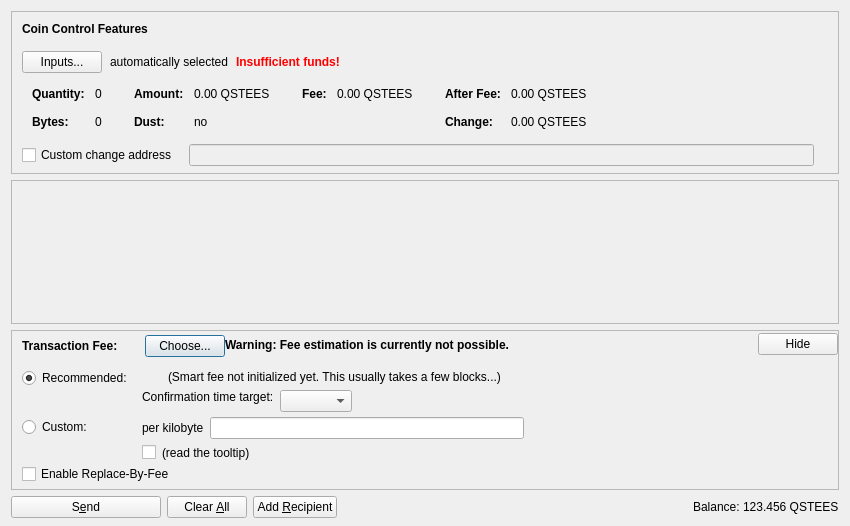
<?xml version="1.0" encoding="UTF-8"?>
<ui version="4.0">
 <class>DepositCoinsDialog</class>
 <widget class="QDialog" name="DepositCoinsDialog">
  <property name="geometry">
   <rect>
    <x>0</x>
    <y>0</y>
    <width>850</width>
    <height>526</height>
   </rect>
  </property>
  <property name="windowTitle">
   <string>Deposit Coins</string>
  </property>
  <layout class="QVBoxLayout" name="verticalLayout" stretch="0,1,0,0">
   <property name="bottomMargin">
    <number>8</number>
   </property>
   <item>
    <widget class="QFrame" name="frameCoinControl">
     <property name="sizePolicy">
      <sizepolicy hsizetype="Expanding" vsizetype="Expanding">
       <horstretch>0</horstretch>
       <verstretch>0</verstretch>
      </sizepolicy>
     </property>
     <property name="maximumSize">
      <size>
       <width>16777215</width>
       <height>16777215</height>
      </size>
     </property>
     <property name="frameShape">
      <enum>QFrame::StyledPanel</enum>
     </property>
     <property name="frameShadow">
      <enum>QFrame::Sunken</enum>
     </property>
     <layout class="QVBoxLayout" name="verticalLayoutCoinControl2">
      <property name="spacing">
       <number>0</number>
      </property>
      <property name="leftMargin">
       <number>0</number>
      </property>
      <property name="topMargin">
       <number>0</number>
      </property>
      <property name="rightMargin">
       <number>0</number>
      </property>
      <property name="bottomMargin">
       <number>6</number>
      </property>
      <item>
       <layout class="QVBoxLayout" name="verticalLayoutCoinControl" stretch="0,0,0,0,1">
        <property name="spacing">
         <number>0</number>
        </property>
        <property name="leftMargin">
         <number>10</number>
        </property>
        <property name="topMargin">
         <number>10</number>
        </property>
        <item>
         <layout class="QHBoxLayout" name="horizontalLayoutCoinControl1">
          <property name="bottomMargin">
           <number>15</number>
          </property>
          <item>
           <widget class="QLabel" name="labelCoinControlFeatures">
            <property name="sizePolicy">
             <sizepolicy hsizetype="Preferred" vsizetype="Maximum">
              <horstretch>0</horstretch>
              <verstretch>0</verstretch>
             </sizepolicy>
            </property>
            <property name="font">
             <font>
              <weight>75</weight>
              <bold>true</bold>
             </font>
            </property>
            <property name="styleSheet">
             <string notr="true">font-weight:bold;</string>
            </property>
            <property name="text">
             <string>Coin Control Features</string>
            </property>
           </widget>
          </item>
         </layout>
        </item>
        <item>
         <layout class="QHBoxLayout" name="horizontalLayoutCoinControl2" stretch="0,0,0,0">
          <property name="spacing">
           <number>8</number>
          </property>
          <property name="bottomMargin">
           <number>10</number>
          </property>
          <item>
           <widget class="QPushButton" name="pushButtonCoinControl">
            <property name="styleSheet">
             <string notr="true"/>
            </property>
            <property name="text">
             <string>Inputs...</string>
            </property>
            <property name="autoDefault">
             <bool>false</bool>
            </property>
           </widget>
          </item>
          <item>
           <widget class="QLabel" name="labelCoinControlAutomaticallySelected">
            <property name="text">
             <string>automatically selected</string>
            </property>
            <property name="margin">
             <number>5</number>
            </property>
           </widget>
          </item>
          <item>
           <widget class="QLabel" name="labelCoinControlInsuffFunds">
            <property name="font">
             <font>
              <weight>75</weight>
              <bold>true</bold>
             </font>
            </property>
            <property name="styleSheet">
             <string notr="true">color:red;font-weight:bold;</string>
            </property>
            <property name="text">
             <string>Insufficient funds!</string>
            </property>
            <property name="margin">
             <number>5</number>
            </property>
           </widget>
          </item>
          <item>
           <spacer name="horizontalSpacerCoinControl">
            <property name="orientation">
             <enum>Qt::Horizontal</enum>
            </property>
            <property name="sizeHint" stdset="0">
             <size>
              <width>40</width>
              <height>1</height>
             </size>
            </property>
           </spacer>
          </item>
         </layout>
        </item>
        <item>
         <widget class="QWidget" name="widgetCoinControl" native="true">
          <property name="sizePolicy">
           <sizepolicy hsizetype="Preferred" vsizetype="Preferred">
            <horstretch>0</horstretch>
            <verstretch>0</verstretch>
           </sizepolicy>
          </property>
          <property name="minimumSize">
           <size>
            <width>0</width>
            <height>0</height>
           </size>
          </property>
          <property name="styleSheet">
           <string notr="true"/>
          </property>
          <layout class="QHBoxLayout" name="horizontalLayoutCoinControl5">
           <property name="leftMargin">
            <number>0</number>
           </property>
           <property name="topMargin">
            <number>0</number>
           </property>
           <property name="rightMargin">
            <number>0</number>
           </property>
           <property name="bottomMargin">
            <number>0</number>
           </property>
           <item>
            <layout class="QHBoxLayout" name="horizontalLayoutCoinControl3" stretch="0,0,0,1">
             <property name="spacing">
              <number>20</number>
             </property>
             <property name="topMargin">
              <number>0</number>
             </property>
             <property name="bottomMargin">
              <number>10</number>
             </property>
             <item>
              <layout class="QFormLayout" name="formLayoutCoinControl1">
               <property name="horizontalSpacing">
                <number>10</number>
               </property>
               <property name="verticalSpacing">
                <number>14</number>
               </property>
               <property name="leftMargin">
                <number>10</number>
               </property>
               <property name="topMargin">
                <number>4</number>
               </property>
               <property name="rightMargin">
                <number>6</number>
               </property>
               <item row="0" column="0">
                <widget class="QLabel" name="labelCoinControlQuantityText">
                 <property name="font">
                  <font>
                   <weight>75</weight>
                   <bold>true</bold>
                  </font>
                 </property>
                 <property name="text">
                  <string>Quantity:</string>
                 </property>
                 <property name="margin">
                  <number>0</number>
                 </property>
                </widget>
               </item>
               <item row="0" column="1">
                <widget class="QLabel" name="labelCoinControlQuantity">
                 <property name="cursor">
                  <cursorShape>IBeamCursor</cursorShape>
                 </property>
                 <property name="contextMenuPolicy">
                  <enum>Qt::ActionsContextMenu</enum>
                 </property>
                 <property name="text">
                  <string notr="true">0</string>
                 </property>
                 <property name="margin">
                  <number>0</number>
                 </property>
                 <property name="textInteractionFlags">
                  <set>Qt::LinksAccessibleByMouse|Qt::TextSelectableByKeyboard|Qt::TextSelectableByMouse</set>
                 </property>
                </widget>
               </item>
               <item row="1" column="0">
                <widget class="QLabel" name="labelCoinControlBytesText">
                 <property name="font">
                  <font>
                   <weight>75</weight>
                   <bold>true</bold>
                  </font>
                 </property>
                 <property name="text">
                  <string>Bytes:</string>
                 </property>
                </widget>
               </item>
               <item row="1" column="1">
                <widget class="QLabel" name="labelCoinControlBytes">
                 <property name="cursor">
                  <cursorShape>IBeamCursor</cursorShape>
                 </property>
                 <property name="contextMenuPolicy">
                  <enum>Qt::ActionsContextMenu</enum>
                 </property>
                 <property name="text">
                  <string notr="true">0</string>
                 </property>
                 <property name="textInteractionFlags">
                  <set>Qt::LinksAccessibleByMouse|Qt::TextSelectableByKeyboard|Qt::TextSelectableByMouse</set>
                 </property>
                </widget>
               </item>
              </layout>
             </item>
             <item>
              <layout class="QFormLayout" name="formLayoutCoinControl2">
               <property name="horizontalSpacing">
                <number>10</number>
               </property>
               <property name="verticalSpacing">
                <number>14</number>
               </property>
               <property name="leftMargin">
                <number>6</number>
               </property>
               <property name="topMargin">
                <number>4</number>
               </property>
               <property name="rightMargin">
                <number>6</number>
               </property>
               <item row="0" column="0">
                <widget class="QLabel" name="labelCoinControlAmountText">
                 <property name="font">
                  <font>
                   <weight>75</weight>
                   <bold>true</bold>
                  </font>
                 </property>
                 <property name="text">
                  <string>Amount:</string>
                 </property>
                 <property name="margin">
                  <number>0</number>
                 </property>
                </widget>
               </item>
               <item row="0" column="1">
                <widget class="QLabel" name="labelCoinControlAmount">
                 <property name="cursor">
                  <cursorShape>IBeamCursor</cursorShape>
                 </property>
                 <property name="contextMenuPolicy">
                  <enum>Qt::ActionsContextMenu</enum>
                 </property>
                 <property name="text">
                  <string notr="true">0.00 QSTEES</string>
                 </property>
                 <property name="textInteractionFlags">
                  <set>Qt::LinksAccessibleByMouse|Qt::TextSelectableByKeyboard|Qt::TextSelectableByMouse</set>
                 </property>
                </widget>
               </item>
               <item row="1" column="0">
                <widget class="QLabel" name="labelCoinControlLowOutputText">
                 <property name="font">
                  <font>
                   <weight>75</weight>
                   <bold>true</bold>
                  </font>
                 </property>
                 <property name="text">
                  <string>Dust:</string>
                 </property>
                </widget>
               </item>
               <item row="1" column="1">
                <widget class="QLabel" name="labelCoinControlLowOutput">
                 <property name="cursor">
                  <cursorShape>IBeamCursor</cursorShape>
                 </property>
                 <property name="contextMenuPolicy">
                  <enum>Qt::ActionsContextMenu</enum>
                 </property>
                 <property name="text">
                  <string notr="true">no</string>
                 </property>
                 <property name="textInteractionFlags">
                  <set>Qt::LinksAccessibleByMouse|Qt::TextSelectableByKeyboard|Qt::TextSelectableByMouse</set>
                 </property>
                </widget>
               </item>
              </layout>
             </item>
             <item>
              <layout class="QFormLayout" name="formLayoutCoinControl3">
               <property name="horizontalSpacing">
                <number>10</number>
               </property>
               <property name="verticalSpacing">
                <number>14</number>
               </property>
               <property name="leftMargin">
                <number>6</number>
               </property>
               <property name="topMargin">
                <number>4</number>
               </property>
               <property name="rightMargin">
                <number>6</number>
               </property>
               <item row="0" column="0">
                <widget class="QLabel" name="labelCoinControlFeeText">
                 <property name="font">
                  <font>
                   <weight>75</weight>
                   <bold>true</bold>
                  </font>
                 </property>
                 <property name="text">
                  <string>Fee:</string>
                 </property>
                 <property name="margin">
                  <number>0</number>
                 </property>
                </widget>
               </item>
               <item row="0" column="1">
                <widget class="QLabel" name="labelCoinControlFee">
                 <property name="cursor">
                  <cursorShape>IBeamCursor</cursorShape>
                 </property>
                 <property name="contextMenuPolicy">
                  <enum>Qt::ActionsContextMenu</enum>
                 </property>
                 <property name="text">
                  <string notr="true">0.00 QSTEES</string>
                 </property>
                 <property name="textInteractionFlags">
                  <set>Qt::LinksAccessibleByMouse|Qt::TextSelectableByKeyboard|Qt::TextSelectableByMouse</set>
                 </property>
                </widget>
               </item>
              </layout>
             </item>
             <item>
              <layout class="QFormLayout" name="formLayoutCoinControl4">
               <property name="horizontalSpacing">
                <number>10</number>
               </property>
               <property name="verticalSpacing">
                <number>14</number>
               </property>
               <property name="leftMargin">
                <number>6</number>
               </property>
               <property name="topMargin">
                <number>4</number>
               </property>
               <property name="rightMargin">
                <number>6</number>
               </property>
               <item row="0" column="0">
                <widget class="QLabel" name="labelCoinControlAfterFeeText">
                 <property name="font">
                  <font>
                   <weight>75</weight>
                   <bold>true</bold>
                  </font>
                 </property>
                 <property name="text">
                  <string>After Fee:</string>
                 </property>
                 <property name="margin">
                  <number>0</number>
                 </property>
                </widget>
               </item>
               <item row="0" column="1">
                <widget class="QLabel" name="labelCoinControlAfterFee">
                 <property name="cursor">
                  <cursorShape>IBeamCursor</cursorShape>
                 </property>
                 <property name="contextMenuPolicy">
                  <enum>Qt::ActionsContextMenu</enum>
                 </property>
                 <property name="text">
                  <string notr="true">0.00 QSTEES</string>
                 </property>
                 <property name="textInteractionFlags">
                  <set>Qt::LinksAccessibleByMouse|Qt::TextSelectableByKeyboard|Qt::TextSelectableByMouse</set>
                 </property>
                </widget>
               </item>
               <item row="1" column="0">
                <widget class="QLabel" name="labelCoinControlChangeText">
                 <property name="font">
                  <font>
                   <weight>75</weight>
                   <bold>true</bold>
                  </font>
                 </property>
                 <property name="text">
                  <string>Change:</string>
                 </property>
                </widget>
               </item>
               <item row="1" column="1">
                <widget class="QLabel" name="labelCoinControlChange">
                 <property name="cursor">
                  <cursorShape>IBeamCursor</cursorShape>
                 </property>
                 <property name="contextMenuPolicy">
                  <enum>Qt::ActionsContextMenu</enum>
                 </property>
                 <property name="text">
                  <string notr="true">0.00 QSTEES</string>
                 </property>
                 <property name="textInteractionFlags">
                  <set>Qt::LinksAccessibleByMouse|Qt::TextSelectableByKeyboard|Qt::TextSelectableByMouse</set>
                 </property>
                </widget>
               </item>
              </layout>
             </item>
            </layout>
           </item>
          </layout>
         </widget>
        </item>
        <item>
         <layout class="QHBoxLayout" name="horizontalLayoutCoinControl4" stretch="0,0,0">
          <property name="spacing">
           <number>12</number>
          </property>
          <property name="sizeConstraint">
           <enum>QLayout::SetDefaultConstraint</enum>
          </property>
          <property name="topMargin">
           <number>5</number>
          </property>
          <property name="rightMargin">
           <number>5</number>
          </property>
          <item>
           <widget class="QCheckBox" name="checkBoxCoinControlChange">
            <property name="toolTip">
             <string>If this is activated, but the change address is empty or invalid, change will be sent to a newly generated address.</string>
            </property>
            <property name="text">
             <string>Custom change address</string>
            </property>
           </widget>
          </item>
          <item>
           <widget class="QValidatedLineEdit" name="lineEditCoinControlChange">
            <property name="enabled">
             <bool>false</bool>
            </property>
            <property name="sizePolicy">
             <sizepolicy hsizetype="Expanding" vsizetype="Fixed">
              <horstretch>0</horstretch>
              <verstretch>0</verstretch>
             </sizepolicy>
            </property>
           </widget>
          </item>
          <item>
           <widget class="QLabel" name="labelCoinControlChangeLabel">
            <property name="sizePolicy">
             <sizepolicy hsizetype="Preferred" vsizetype="Expanding">
              <horstretch>0</horstretch>
              <verstretch>0</verstretch>
             </sizepolicy>
            </property>
            <property name="minimumSize">
             <size>
              <width>0</width>
              <height>0</height>
             </size>
            </property>
            <property name="text">
             <string/>
            </property>
            <property name="margin">
             <number>3</number>
            </property>
           </widget>
          </item>
         </layout>
        </item>
        <item>
         <spacer name="verticalSpacerCoinControl">
          <property name="orientation">
           <enum>Qt::Vertical</enum>
          </property>
          <property name="sizeHint" stdset="0">
           <size>
            <width>800</width>
            <height>1</height>
           </size>
          </property>
         </spacer>
        </item>
       </layout>
      </item>
     </layout>
    </widget>
   </item>
   <item>
    <widget class="QScrollArea" name="scrollArea">
     <property name="widgetResizable">
      <bool>true</bool>
     </property>
     <widget class="QWidget" name="scrollAreaWidgetContents">
      <property name="geometry">
       <rect>
        <x>0</x>
        <y>0</y>
        <width>830</width>
        <height>104</height>
       </rect>
      </property>
      <layout class="QVBoxLayout" name="verticalLayout_2" stretch="0,1">
       <property name="leftMargin">
        <number>0</number>
       </property>
       <property name="topMargin">
        <number>0</number>
       </property>
       <property name="rightMargin">
        <number>0</number>
       </property>
       <property name="bottomMargin">
        <number>0</number>
       </property>
       <item>
        <layout class="QVBoxLayout" name="entries">
         <property name="spacing">
          <number>6</number>
         </property>
        </layout>
       </item>
       <item>
        <spacer name="verticalSpacer">
         <property name="orientation">
          <enum>Qt::Vertical</enum>
         </property>
         <property name="sizeHint" stdset="0">
          <size>
           <width>20</width>
           <height>40</height>
          </size>
         </property>
        </spacer>
       </item>
      </layout>
     </widget>
    </widget>
   </item>
   <item>
    <widget class="QFrame" name="frameFee">
     <property name="sizePolicy">
      <sizepolicy hsizetype="Expanding" vsizetype="Expanding">
       <horstretch>0</horstretch>
       <verstretch>0</verstretch>
      </sizepolicy>
     </property>
     <property name="maximumSize">
      <size>
       <width>16777215</width>
       <height>16777215</height>
      </size>
     </property>
     <property name="frameShape">
      <enum>QFrame::StyledPanel</enum>
     </property>
     <property name="frameShadow">
      <enum>QFrame::Sunken</enum>
     </property>
     <layout class="QVBoxLayout" name="verticalLayoutFee1">
      <property name="spacing">
       <number>0</number>
      </property>
      <property name="leftMargin">
       <number>0</number>
      </property>
      <property name="topMargin">
       <number>0</number>
      </property>
      <property name="rightMargin">
       <number>0</number>
      </property>
      <property name="bottomMargin">
       <number>0</number>
      </property>
      <item>
       <layout class="QVBoxLayout" name="verticalLayoutFee2" stretch="0,0,0">
        <property name="spacing">
         <number>0</number>
        </property>
        <property name="leftMargin">
         <number>10</number>
        </property>
        <property name="topMargin">
         <number>0</number>
        </property>
        <item>
         <layout class="QHBoxLayout" name="horizontalLayoutFee1">
          <property name="bottomMargin">
           <number>0</number>
          </property>
          <item>
           <layout class="QVBoxLayout" name="verticalLayoutFee7">
            <property name="spacing">
             <number>0</number>
            </property>
            <item>
             <spacer name="verticalSpacerSmartFee">
              <property name="orientation">
               <enum>Qt::Vertical</enum>
              </property>
              <property name="sizeType">
               <enum>QSizePolicy::Fixed</enum>
              </property>
              <property name="sizeHint" stdset="0">
               <size>
                <width>1</width>
                <height>4</height>
               </size>
              </property>
             </spacer>
            </item>
            <item>
             <layout class="QHBoxLayout" name="horizontalLayoutSmartFee">
              <property name="spacing">
               <number>10</number>
              </property>
              <item>
               <widget class="QLabel" name="labelFeeHeadline">
                <property name="sizePolicy">
                 <sizepolicy hsizetype="Preferred" vsizetype="Maximum">
                  <horstretch>0</horstretch>
                  <verstretch>0</verstretch>
                 </sizepolicy>
                </property>
                <property name="font">
                 <font>
                  <weight>75</weight>
                  <bold>true</bold>
                 </font>
                </property>
                <property name="styleSheet">
                 <string notr="true">font-weight:bold;</string>
                </property>
                <property name="text">
                 <string>Transaction Fee:</string>
                </property>
               </widget>
              </item>
              <item>
               <widget class="QLabel" name="labelFeeMinimized">
                <property name="text">
                 <string/>
                </property>
               </widget>
              </item>
              <item>
               <widget class="QPushButton" name="buttonChooseFee">
                <property name="text">
                 <string>Choose...</string>
                </property>
               </widget>
              </item>
             </layout>
            </item>
            <item>
             <spacer name="verticalSpacer_5">
              <property name="orientation">
               <enum>Qt::Vertical</enum>
              </property>
              <property name="sizeHint" stdset="0">
               <size>
                <width>1</width>
                <height>1</height>
               </size>
              </property>
             </spacer>
            </item>
           </layout>
          </item>
          <item>
           <widget class="QLabel" name="fallbackFeeWarningLabel">
            <property name="toolTip">
             <string>Using the fallbackfee can result in sending a transaction that will take several hours or days (or never) to confirm. Consider choosing your fee manually or wait until you have validated the complete chain.</string>
            </property>
            <property name="font">
            <font>
                <weight>75</weight>
                <bold>true</bold>
            </font>
            </property>
            <property name="text">
             <string>Warning: Fee estimation is currently not possible.</string>
            </property>
            <property name="wordWrap">
             <bool>false</bool>
            </property>
           </widget>
          </item>
          <item>
           <spacer name="horizontalSpacer_4">
            <property name="orientation">
             <enum>Qt::Horizontal</enum>
            </property>
            <property name="sizeType">
             <enum>QSizePolicy::MinimumExpanding</enum>
            </property>
            <property name="sizeHint" stdset="0">
             <size>
              <width>40</width>
              <height>20</height>
             </size>
            </property>
           </spacer>
          </item>
          <item>
           <widget class="QPushButton" name="buttonMinimizeFee">
            <property name="toolTip">
             <string>collapse fee-settings</string>
            </property>
            <property name="text">
             <string>Hide</string>
            </property>
           </widget>
          </item>
         </layout>
        </item>
        <item>
         <widget class="QFrame" name="frameFeeSelection">
          <layout class="QVBoxLayout" name="verticalLayoutFee12">
           <property name="spacing">
            <number>0</number>
           </property>
           <property name="leftMargin">
            <number>0</number>
           </property>
           <property name="topMargin">
            <number>0</number>
           </property>
           <property name="rightMargin">
            <number>0</number>
           </property>
           <property name="bottomMargin">
            <number>0</number>
           </property>
           <item>
            <layout class="QGridLayout" name="gridLayoutFee">
             <property name="topMargin">
              <number>10</number>
             </property>
             <property name="bottomMargin">
              <number>4</number>
             </property>
             <property name="horizontalSpacing">
              <number>10</number>
             </property>
             <property name="verticalSpacing">
              <number>4</number>
             </property>
             <item row="1" column="1">
              <layout class="QVBoxLayout" name="verticalLayoutFee8">
               <property name="spacing">
                <number>6</number>
               </property>
               <item>
                <layout class="QHBoxLayout" name="horizontalLayoutFee13">
                 <item>
                  <widget class="QLabel" name="labelCustomPerKilobyte">
                   <property name="toolTip">
                    <string>Specify a custom fee per kB (1,000 bytes) of the transaction's virtual size.

Note:  Qsteesce the fee is calculated on a per-byte basis, a fee of "100 satoshis per kB" for a transaction size of 500 bytes (half of 1 kB) would ultimately yield a fee of only 50 satoshis.</string>
                   </property>
                   <property name="text">
                    <string>per kilobyte</string>
                   </property>
                  </widget>
                 </item>
                 <item>
                  <widget class="QSTEESAmountField" name="customFee"/>
                 </item>
                 <item>
                  <spacer name="horizontalSpacer_6">
                   <property name="orientation">
                    <enum>Qt::Horizontal</enum>
                   </property>
                   <property name="sizeHint" stdset="0">
                    <size>
                     <width>1</width>
                     <height>1</height>
                    </size>
                   </property>
                  </spacer>
                 </item>
                </layout>
               </item>
               <item>
                <layout class="QHBoxLayout" name="horizontalLayoutFee8">
                 <item>
                  <widget class="QCheckBox" name="checkBoxMinimumFee">
                   <property name="toolTip">
                    <string>Paying only the minimum fee is just fine as long as there is less transaction volume than space in the blocks. But be aware that this can end up in a never confirming transaction once there is more demand for qstees transactions than the network can process.</string>
                   </property>
                   <property name="text">
                    <string/>
                   </property>
                  </widget>
                 </item>
                 <item>
                  <widget class="QLabel" name="labelMinFeeWarning">
                   <property name="enabled">
                    <bool>true</bool>
                   </property>
                   <property name="toolTip">
                    <string>Paying only the minimum fee is just fine as long as there is less transaction volume than space in the blocks. But be aware that this can end up in a never confirming transaction once there is more demand for qstees transactions than the network can process.</string>
                   </property>
                   <property name="text">
                    <string>(read the tooltip)</string>
                   </property>
                   <property name="margin">
                    <number>5</number>
                   </property>
                  </widget>
                 </item>
                 <item>
                  <spacer name="horizontalSpacer_2">
                   <property name="orientation">
                    <enum>Qt::Horizontal</enum>
                   </property>
                   <property name="sizeHint" stdset="0">
                    <size>
                     <width>1</width>
                     <height>1</height>
                    </size>
                   </property>
                  </spacer>
                 </item>
                </layout>
               </item>
              </layout>
             </item>
             <item row="0" column="0">
              <layout class="QVBoxLayout" name="verticalLayoutFee4" stretch="0,1">
               <item>
                <widget class="QRadioButton" name="radioSmartFee">
                 <property name="text">
                  <string>Recommended:</string>
                 </property>
                 <property name="checked">
                  <bool>true</bool>
                 </property>
                 <attribute name="buttonGroup">
                  <string notr="true">groupFee</string>
                 </attribute>
                </widget>
               </item>
               <item>
                <spacer name="verticalSpacer_2">
                 <property name="orientation">
                  <enum>Qt::Vertical</enum>
                 </property>
                 <property name="sizeHint" stdset="0">
                  <size>
                   <width>1</width>
                   <height>1</height>
                  </size>
                 </property>
                </spacer>
               </item>
              </layout>
             </item>
             <item row="1" column="0">
              <layout class="QVBoxLayout" name="verticalLayoutFee9" stretch="0,1">
               <item>
                <widget class="QRadioButton" name="radioCustomFee">
                 <property name="text">
                  <string>Custom:</string>
                 </property>
                 <attribute name="buttonGroup">
                  <string notr="true">groupFee</string>
                 </attribute>
                </widget>
               </item>
               <item>
                <spacer name="verticalSpacer_6">
                 <property name="orientation">
                  <enum>Qt::Vertical</enum>
                 </property>
                 <property name="sizeHint" stdset="0">
                  <size>
                   <width>1</width>
                   <height>1</height>
                  </size>
                 </property>
                </spacer>
               </item>
              </layout>
             </item>
             <item row="0" column="1">
              <layout class="QVBoxLayout" name="verticalLayoutFee3" stretch="0,0,1">
               <property name="spacing">
                <number>6</number>
               </property>
               <property name="topMargin">
                <number>2</number>
               </property>
               <item>
                <layout class="QHBoxLayout" name="horizontalLayoutFee12">
                 <item>
                  <widget class="QLabel" name="labelSmartFee">
                   <property name="text">
                    <string/>
                   </property>
                   <property name="margin">
                    <number>2</number>
                   </property>
                  </widget>
                 </item>
                 <item>
                  <widget class="QLabel" name="labelFeeEstimation">
                   <property name="text">
                    <string/>
                   </property>
                  </widget>
                 </item>
                 <item>
                  <widget class="QLabel" name="labelSmartFee2">
                   <property name="text">
                    <string>(Smart fee not initialized yet. This usually takes a few blocks...)</string>
                   </property>
                   <property name="margin">
                    <number>2</number>
                   </property>
                  </widget>
                 </item>
                 <item>
                  <spacer name="horizontalSpacer_5">
                   <property name="orientation">
                    <enum>Qt::Horizontal</enum>
                   </property>
                   <property name="sizeHint" stdset="0">
                    <size>
                     <width>1</width>
                     <height>1</height>
                    </size>
                   </property>
                  </spacer>
                 </item>
                </layout>
               </item>
               <item>
                <layout class="QHBoxLayout" name="horizontalLayoutFee9">
                 <item>
                  <layout class="QVBoxLayout" name="verticalLayoutFee6">
                   <item>
                    <widget class="QLabel" name="labelSmartFee3">
                     <property name="text">
                      <string>Confirmation time target:</string>
                     </property>
                     <property name="margin">
                      <number>2</number>
                     </property>
                    </widget>
                   </item>
                   <item>
                    <spacer name="verticalSpacer_3">
                     <property name="orientation">
                      <enum>Qt::Vertical</enum>
                     </property>
                     <property name="sizeHint" stdset="0">
                      <size>
                       <width>1</width>
                       <height>1</height>
                      </size>
                     </property>
                    </spacer>
                   </item>
                  </layout>
                 </item>
                 <item>
                  <layout class="QVBoxLayout" name="verticalLayoutFee5">
                   <property name="rightMargin">
                    <number>30</number>
                   </property>
                   <item>
                    <layout class="QHBoxLayout" name="horizontalLayoutConfTarget">
                     <property name="bottomMargin">
                      <number>0</number>
                     </property>
                     <item>
                      <widget class="QComboBox" name="confTargetSelector"/>
                     </item>
                     <item>
                      <spacer name="horizontalSpacerConfTarget">
                       <property name="orientation">
                        <enum>Qt::Horizontal</enum>
                       </property>
                       <property name="sizeHint" stdset="0">
                        <size>
                         <width>40</width>
                         <height>20</height>
                        </size>
                       </property>
                      </spacer>
                     </item>
                    </layout>
                   </item>
                  </layout>
                 </item>
                </layout>
               </item>
               <item>
                <spacer name="verticalSpacer_4">
                 <property name="orientation">
                  <enum>Qt::Vertical</enum>
                 </property>
                 <property name="sizeHint" stdset="0">
                  <size>
                   <width>1</width>
                   <height>1</height>
                  </size>
                 </property>
                </spacer>
               </item>
              </layout>
             </item>
            </layout>
           </item>
           <item>
            <widget class="QCheckBox" name="optInRBF">
             <property name="text">
              <string>Enable Replace-By-Fee</string>
             </property>
             <property name="toolTip">
              <string>With Replace-By-Fee (BIP-125) you can increase a transaction's fee after it is sent. Without this, a higher fee may be recommended to compensate for increased transaction delay risk.</string>
             </property>
            </widget>
           </item>
          </layout>
         </widget>
        </item>
        <item>
         <spacer name="verticalSpacerFee">
          <property name="orientation">
           <enum>Qt::Vertical</enum>
          </property>
          <property name="sizeHint" stdset="0">
           <size>
            <width>40</width>
            <height>5</height>
           </size>
          </property>
         </spacer>
        </item>
       </layout>
      </item>
     </layout>
    </widget>
   </item>
   <item>
    <layout class="QHBoxLayout" name="horizontalLayout">
     <item>
      <widget class="QPushButton" name="sendButton">
       <property name="minimumSize">
        <size>
         <width>150</width>
         <height>0</height>
        </size>
       </property>
       <property name="toolTip">
        <string>Confirm the deposit action</string>
       </property>
       <property name="text">
        <string>S&amp;end</string>
       </property>
       <property name="icon">
        <iconset resource="../qstees.qrc">
         <normaloff>:/icons/deposit</normaloff>:/icons/deposit</iconset>
       </property>
       <property name="autoDefault">
        <bool>false</bool>
       </property>
       <property name="default">
        <bool>false</bool>
       </property>
      </widget>
     </item>
     <item>
      <widget class="QPushButton" name="clearButton">
       <property name="sizePolicy">
        <sizepolicy hsizetype="Minimum" vsizetype="Fixed">
         <horstretch>0</horstretch>
         <verstretch>0</verstretch>
        </sizepolicy>
       </property>
       <property name="toolTip">
        <string>Clear all fields of the form.</string>
       </property>
       <property name="text">
        <string>Clear &amp;All</string>
       </property>
       <property name="icon">
        <iconset resource="../qstees.qrc">
         <normaloff>:/icons/remove</normaloff>:/icons/remove</iconset>
       </property>
       <property name="autoDefault">
        <bool>false</bool>
       </property>
      </widget>
     </item>
     <item>
      <widget class="QPushButton" name="addButton">
       <property name="toolTip">
        <string>Send to multiple recipients at once</string>
       </property>
       <property name="text">
        <string>Add &amp;Recipient</string>
       </property>
       <property name="icon">
        <iconset resource="../qstees.qrc">
         <normaloff>:/icons/add</normaloff>:/icons/add</iconset>
       </property>
       <property name="autoDefault">
        <bool>false</bool>
       </property>
      </widget>
     </item>
     <item>
      <spacer name="horizontalSpacer">
       <property name="orientation">
        <enum>Qt::Horizontal</enum>
       </property>
       <property name="sizeHint" stdset="0">
        <size>
         <width>40</width>
         <height>20</height>
        </size>
       </property>
      </spacer>
     </item>
     <item>
      <layout class="QHBoxLayout" name="horizontalLayout_2">
       <property name="spacing">
        <number>3</number>
       </property>
       <item>
        <widget class="QLabel" name="label">
         <property name="sizePolicy">
          <sizepolicy hsizetype="Preferred" vsizetype="Fixed">
           <horstretch>0</horstretch>
           <verstretch>0</verstretch>
          </sizepolicy>
         </property>
         <property name="text">
          <string>Balance:</string>
         </property>
        </widget>
       </item>
       <item>
        <widget class="QLabel" name="labelBalance">
         <property name="sizePolicy">
          <sizepolicy hsizetype="Preferred" vsizetype="Fixed">
           <horstretch>0</horstretch>
           <verstretch>0</verstretch>
          </sizepolicy>
         </property>
         <property name="cursor">
          <cursorShape>IBeamCursor</cursorShape>
         </property>
         <property name="text">
          <string notr="true">123.456 QSTEES</string>
         </property>
         <property name="textInteractionFlags">
          <set>Qt::LinksAccessibleByMouse|Qt::TextSelectableByKeyboard|Qt::TextSelectableByMouse</set>
         </property>
        </widget>
       </item>
      </layout>
     </item>
    </layout>
   </item>
  </layout>
 </widget>
 <customwidgets>
  <customwidget>
   <class>QValidatedLineEdit</class>
   <extends>QLineEdit</extends>
   <header>qt/qvalidatedlineedit.h</header>
  </customwidget>
  <customwidget>
   <class>QSTEESAmountField</class>
   <extends>QLineEdit</extends>
   <header>qt/qsteesamountfield.h</header>
   <container>1</container>
  </customwidget>
 </customwidgets>
 <resources>
  <include location="../qstees.qrc"/>
 </resources>
 <connections/>
 <buttongroups>
  <buttongroup name="groupFee"/>
 </buttongroups>
</ui>
